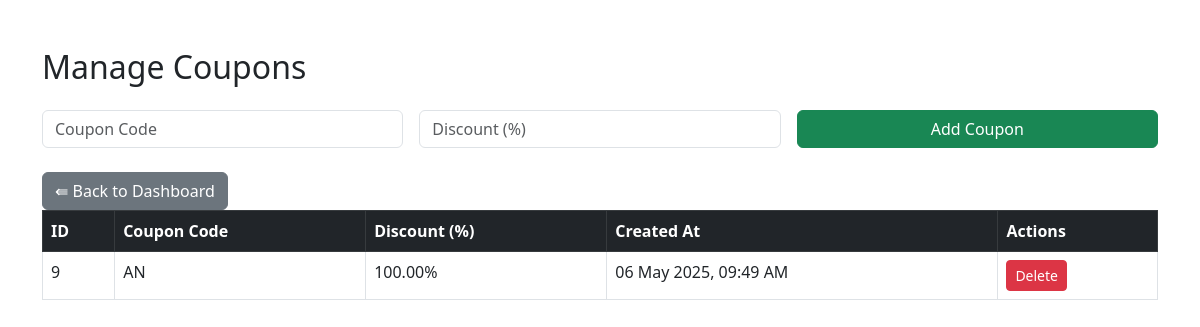
Screenshot of /manage_coupons.php (signed in) with the database file from the repository.
### tables this page shows
CREATE TABLE `coupons` (
  `id` int(11) NOT NULL,
  `code` varchar(50) NOT NULL,
  `discount_percentage` decimal(5,2) NOT NULL,
  `valid_from` date NOT NULL,
  `valid_to` date NOT NULL,
  `min_purchase` decimal(10,2) NOT NULL,
  `max_discount` decimal(10,2) NOT NULL,
  `created_at` timestamp NOT NULL DEFAULT current_timestamp(),
  `discount` decimal(10,2) NOT NULL,
  `expiry_date` date DEFAULT NULL
);

### manage_coupons.php (the view, shortened to what this page needs)
<?php
include 'db.php';
$coupons = $conn->query("SELECT * FROM coupons ORDER BY created_at DESC");
?>
<!DOCTYPE html>
<html lang="en">
<head>
    <link href="https://cdn.jsdelivr.net/npm/bootstrap@5.3.0/dist/css/bootstrap.min.css" rel="stylesheet">
</head>
<body>
<div class="container mt-5">
    <h2 class="mb-4">Manage Coupons</h2>
    <form action="add_coupon.php" method="POST" class="mb-4">
        <div class="row g-3">
            <div class="col-md-4">
                <input type="text" name="code" class="form-control" placeholder="Coupon Code" required>
            </div>
            <div class="col-md-4">
                <input type="number" name="discount" class="form-control" placeholder="Discount (%)" required min="1" max="100">
            </div>
            <div class="col-md-4 d-grid">
                <button type="submit" class="btn btn-success">Add Coupon</button>
            </div>
        </div>
    </form>
    <table class="table table-bordered table-hover">
        <thead class="table-dark">
        <a href="dashboard.php" class="btn btn-secondary btn-back">&lAarr; Back to Dashboard</a>
        <tr>
            <th>ID</th>
            <th>Coupon Code</th>
            <th>Discount (%)</th>
            <th>Created At</th>
            <th>Actions</th>
        </tr>
        </thead>
        <tbody>
        <?php while ($row = $coupons->fetch_assoc()): ?>
            <tr>
                <td><?= $row['id'] ?></td>
                <td><?= htmlspecialchars($row['code']) ?></td>
                <td><?= $row['discount'] ?>%</td>
                <td><?= date('d M Y, h:i A', strtotime($row['created_at'])) ?></td>
                <td>
                    <a href="delete_coupon.php?id=<?= $row['id'] ?>" class="btn btn-danger btn-sm" onclick="return confirm('Delete this coupon?')">Delete</a>
                </td>
            </tr>
        <?php endwhile; ?>
        </tbody>
    </table>
</div>
</body>
</html>

### rows the page displays
coupons: id "9", code "AN", discount "100.00", created_at "06 May 2025, 09:49 AM"
